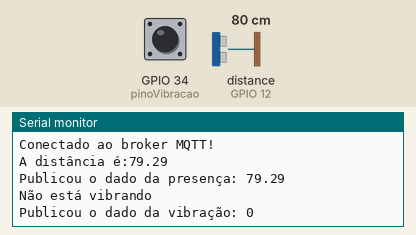
Bench run of a sketch on a simulated ESP32. On the bench: the last lines printed to the serial monitor. Wiring (inferred from the names in the program): ultrasonic range finder: trigger GPIO 13; echo GPIO 12. The inputs (shaded band) are chosen by the test bench; at power-on: distance to the obstacle (sensor on GPIO 12) 80 cm, GPIO 34 (pinoVibracao) LOW. The echo pulse lasts 58.3 µs per cm; WiFi joins after 1.5 s; servers stay silent unless stated; no MQTT or app messages arrive unless stated.

Above: at 4.2 s.
4.3 s: distance to the obstacle (sensor on GPIO 12) set to 4 cm
At 5.6 s:
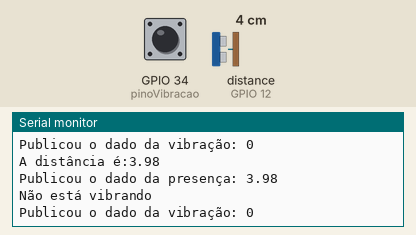
5.8 s: GPIO 34 (pinoVibracao) pulsed HIGH 5 times (0.12 s each, 0.3 s apart)
At 8.2 s:
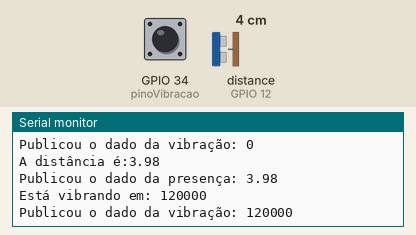

The sketch:

sketch_oct11a.ino
```cpp
//Bibliotecas do projeto
#include <WiFi.h>
#include <WiFiClient.h>
#include <PubSubClient.h>
#include "AdafruitIO_WiFi.h"

WiFiClient ESPWiFiClient;
PubSubClient mqtt_client(ESPWiFiClient);


//Variáveis do WiFi e do MQTT
const char* WIFI_SSID = "projeto";
const char* WIFI_PASS = "projeto1";
int wifi_timeout = 200000;
const char* mqtt_broker = "io.adafruit.com";
const int mqtt_port = 1883;
int mqtt_timeout = 10000;

//Variáveis do AdaFruit
const char* mqtt_usernameAdafruitIO = "matheusvidal";
const char* mqtt_keyAdafruitIO = "aio_EDlY891x4z1mSy7vcM61Gr53Lgr9";

//Configuração do AdaFruit
#if defined(USE_AIRLIFT) || defined(ADAFRUIT_METRO_M4_AIRLIFT_LITE) ||         \
    defined(ADAFRUIT_PYPORTAL)
// Configure the pins used for the ESP32 connection
#if !defined(SPIWIFI_SS) // if the wifi definition isnt in the board variant
// Don't change the names of these #define's! they match the variant ones
#define SPIWIFI SPI
#define SPIWIFI_SS 10 // Chip select pin
#define NINA_ACK 9    // a.k.a BUSY or READY pin
#define NINA_RESETN 6 // Reset pin
#define NINA_GPIO0 -1 // Not connected
#endif
AdafruitIO_WiFi io(IO_USERNAME, IO_KEY, WIFI_SSID, WIFI_PASS, SPIWIFI_SS,
                   NINA_ACK, NINA_RESETN, NINA_GPIO0, &SPIWIFI);
#else
AdafruitIO_WiFi io(mqtt_usernameAdafruitIO, mqtt_keyAdafruitIO, WIFI_SSID, WIFI_PASS);
#endif
AdafruitIO_Feed *presenca = io.feed("presenca");
AdafruitIO_Feed *vibracao = io.feed("vibracao");

//Pinos do projeto
int tringPin = 13;
int echoPin = 12;
int pinoVibracao = 34;

long duracaoPulso;
float distanciaCm;
#define SOUND_SPEED 0.034

//Conectando o MQTT
void connectMQTT() {
  unsigned long tempoInicial = millis();
  while   (!mqtt_client.connected() && (millis() - tempoInicial < mqtt_timeout)) {
    if (WiFi.status() != WL_CONNECTED) {
      conecteWiFi();
    }
    Serial.print("Conectando ao MQTT Broker..");

    if (mqtt_client.connect("ESP32Client", mqtt_usernameAdafruitIO, mqtt_keyAdafruitIO)) {
      Serial.println();
      Serial.print("Conectado ao broker MQTT!\n");
    } else {
      Serial.println();
      Serial.print("Conexão com o broker MQTT falhou!");
      delay(1000);
    }
  }
  Serial.println();
}


//Conectando o WiFi
void conecteWiFi(){
  WiFi.mode(WIFI_STA); //"station mode": permite o ESP32 ser um cliente da rede WiFi
  WiFi.begin(WIFI_SSID, WIFI_PASS);
  Serial.print("Conectando à rede WiFi .. ");

  unsigned long startTime = millis();

  while(WiFi.status() != WL_CONNECTED && (millis() - startTime < wifi_timeout)){
    Serial.print(".");
    delay(100);
  }
  Serial.println();

  if(WiFi.status() != WL_CONNECTED){
    Serial.println("Falhou!");
  }else{
    Serial.print("Conectado com o IP: ");
    Serial.println(WiFi.localIP());
  }
}


//Configurando o setup
void setup() {
  Serial.begin(115200);
  pinMode(tringPin, OUTPUT);
  pinMode(echoPin, INPUT);
  pinMode(pinoVibracao, INPUT);
  conecteWiFi();
  if(WiFi.status() == WL_CONNECTED){
    Serial.println("Conectando ao broker MQTT...\n");
    mqtt_client.setServer(mqtt_broker, mqtt_port);
  }
}

void loop() {
  if (!mqtt_client.connected()){
    connectMQTT();
  }

  //Recebendo o valor do sensor de vibração
  long measurement = vibration();

  //Envio de sinal de tring
  digitalWrite(tringPin, LOW);
  delayMicroseconds(2);
  //Seta o pino Tring alto por 10ms
  digitalWrite(tringPin, HIGH);
  delayMicroseconds(10);
  digitalWrite(tringPin, LOW);

  //Calcular o tempo que o pino fica alto em MS
  duracaoPulso = pulseIn(echoPin, HIGH);

  //Calcular a distância
  distanciaCm = (duracaoPulso * SOUND_SPEED) / 2;
  Serial.print("A distância é:" + String(distanciaCm));
  Serial.println("\n");

  if (mqtt_client.connected()){
    mqtt_client.loop();

    //Publicação da presença
    mqtt_client.publish("matheusvidal/feeds/presenca", String(distanciaCm).c_str(), true);
    Serial.println("Publicou o dado da presença: " + String(distanciaCm) + "\n");

    if(measurement > 0){
      Serial.println("Está vibrando em: " + String(measurement));
    }
    else{
      Serial.println("Não está vibrando");
    }

    //Publicação da vibração
    mqtt_client.publish("matheusvidal/feeds/vibracao", String(measurement).c_str(), true + "\n");
    Serial.println("Publicou o dado da vibração: " + String(measurement));
    delay(800);
  }
  delay(850);
}

//Função para receber a vibração
long vibration(){
  long measurement = pulseIn (pinoVibracao, HIGH);
  return measurement;
}
```

Measured:
- after the input at 4.3 s, the serial monitor: prints a new line after 0.92 s (image 1)
- after the input at 5.8 s, the serial monitor: prints a new line after 1.3 s (image 2)
